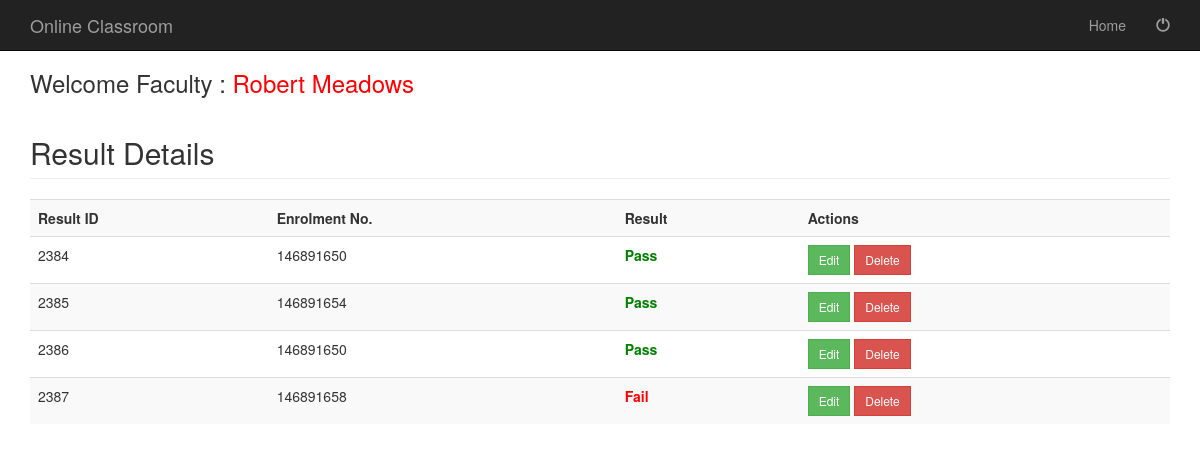
The page /resultdetails.php (signed in) on the database its author committed.
### tables this page shows
CREATE TABLE `result` (
  `RsID` bigint(20) NOT NULL,
  `Eno` varchar(20) NOT NULL,
  `Ex_ID` int(10) NOT NULL,
  `Marks` varchar(20) NOT NULL
);

### resultdetails.php (the view, shortened to what this page needs)
	<?php
$fname = $_SESSION[ "fname" ];
?>
<?php include('fhead.php');  ?>
<div class="container">
	<div class="row">
		<div class="col-md-12">
			<h3> Welcome Faculty : <a href="welcomefaculty.php" ><span style="color:#FF0004"> <?php echo $fname; ?></span></a> </h3>
			<?php
			include('database.php');
			$sql="SELECT * FROM result";
			$rs=mysqli_query($connect,$sql);
			echo "<h2 class='page-header'>Result Details</h2>";
			echo "<table class='table table-striped table-hover' style='width:100%'>
			<tr>
			<th>Result ID</th>
			<th>Enrolment No.</th>
			<th>Result</th>
			<th>Actions</th>
			</tr>";
			while($row=mysqli_fetch_array($rs))
			{
			?>
			<tr>
	<td>
	<?php echo $row['RsID'];?>
	</td>
	<td>
	<?php echo $row['Eno'];?>
	</td>
	<td>
	<?php if($row['Marks'] == 'Pass') { echo '<div style="color:green;"><b>'.$row['Marks'];} else if($row['Marks'] == 'Fail') { echo '<div style="color:red;"><b>'.$row['Marks'];} else { echo '<b>'.$row['Marks'];}?>
	</td>
	<td><a href="updateresultdetails.php?editid=<?php echo $row['RsID']; ?>"><input type="button" Value="Edit" class="btn btn-success btn-sm" style="border-radius:0%"></a>
	<a href="resultdetails.php?deleteid=<?php echo $row['RsID']; ?>"><input type="button" Value="Delete" class="btn btn-danger btn-sm" style="border-radius:0%"></a>
	</td>
			</tr>
			<?php
			}
			?>
			</table>
		</div>
	</div>
	<?php include('allfoot.php');  ?>

### css/modern-business.css (style rules this page uses)
html, body { height: 100%; }
body { padding-top: 50px; }

### rows shown on the page
result: RsID "2384", Eno "146891650", Marks "Pass"
result: RsID "2385", Eno "146891654", Marks "Pass"
result: RsID "2386", Eno "146891650", Marks "Pass"
result: RsID "2387", Eno "146891658", Marks "Fail"

### other values the page prints
$fname "Robert Meadows"
